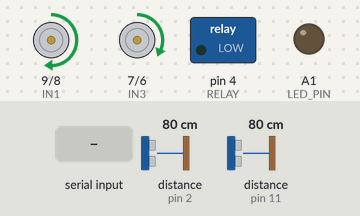
Recording of a sketch running on a simulated Arduino Uno, built with avr-gcc and run on an emulated ATmega328P. Parts: motor-driver pin pairs drawn as motors (green arrow = first pin HIGH = forward, orange = second pin HIGH = backward, longer = more drive, scaled by the enable pin), switched loads named in the sketch (green lamp = pin HIGH), output pins drawn as LEDs (lit = HIGH). Wiring (inferred from the names in the program): 2 × ultrasonic range finder: trigger pin 3, echo pin 2 / trigger pin 13, echo pin 11. Inputs (shaded band) come from the test bench; at power-on: distance to the obstacle (sensors on pin 2, pin 11) 80 cm. The echo pulse lasts 58.3 µs per cm; random numbers use the default seed unless the sketch sets one; pins used as bus, display or sensor lines are not drawn.

Above: at 1.2 s.
1.3 s: distance to the obstacle (sensor on pin 2) set to 15 cm
2.8 s: distance to the obstacle (sensor on pin 2) set to 11 cm
At 3.4 s:
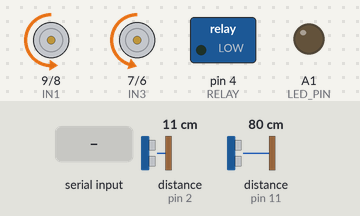
5.8 s: "w\n" received over Serial
7.9 s: "a\n" received over Serial
At 8.4 s:
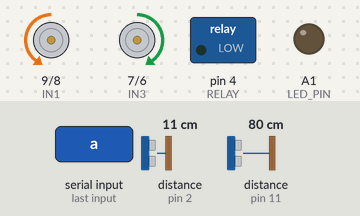
9.4 s: "d\n" received over Serial
At 10.6 s:
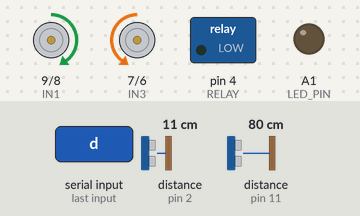
10.9 s: "O\n" received over Serial
At 11.9 s:
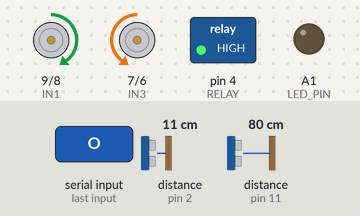
Timing chart, 0 to 13.4 s (numbered marks = the images above; inputs shaded):
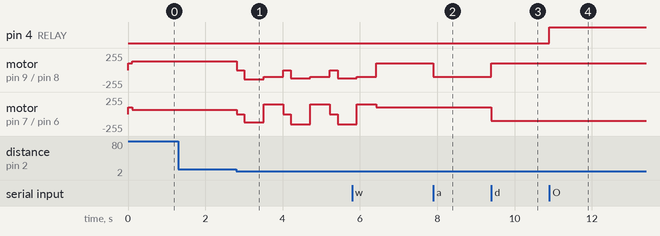

Measured:
- the behaviour switches between 13 and 12 cm on distance to the obstacle (sensor on pin 2) (found by bisection; images 0 and 1)
- after the input at 1.3 s, every drawn part: stays the same
- after the input at 7.9 s, motor on pin 9 (IN1) / pin 8 (IN2): forward 100/255 → backward 100/255 at once
- after the input at 9.4 s, motor on pin 9 (IN1) / pin 8 (IN2): backward 100/255 → forward 100/255 at once; motor on pin 7 (IN3) / pin 6 (IN4): forward 100/255 → backward 100/255 at once
- after the input at 10.9 s, pin 4 (RELAY): LOW → HIGH at once

The sketch:

20251126.ino
```cpp
/*
This is the code for the vacuum vehicle, ultrasonic sensor and wheel motor function have already included, vacuum motor function is needed
Date: 2025-11-28
Author: Keith Lim Zhi Wei, Sim Song Yi
*/

// Define motor control pins for L298N Motor Driver
const int trig_pin2 = 13;
const int echo_pin2 = 11;
#define ENA 10  // Enable pin for Motor A (PWM speed control)
#define IN1 9  // Input 1 for Motor A (Direction control)
#define IN2 8  // Input 2 for Motor A (Direction control)
#define IN3 7  // Input 3 for Motor B (Direction control)
#define IN4 6  // Input 4 for Motor B (Direction control)
#define ENB 5 // Enable pin for Motor B (PWM speed control)
#define RELAY 4 // Input for Wheel Motor (Power control)
const int trig_pin1 = 3;
const int echo_pin1 = 2;


const int RED_DETECT_PIN = A2; // digital IN from color sensor or OpenMV (HIGH when red seen)
const int LED_PIN = A1;     // led output (digital)
const int SENSOR_INTERVAL = 100; // ms

// Navigation / speed
const int BASE_SPEED = 100;   // base forward speed (0..255)
const int MAX_SPEED = 220;    // limit for safety
// const int MIN_SPEED = 90; // minimum speed

// Wall-following target
const float RIGHT_DESIRED = 12.0; // cm - desired right distance
const float FRONT_THRESHOLD = 12.0; // cm - obstacle ahead
const float VACUUM_TRIGGER_DIST = 12.0; // cm - Distance to activate vacuum

// Red zone condition
const float RED_ZONE_DIST = 55.0; // cm threshold for "red zone" logic

// PID parameters (start values; tune later)
float Kp = 7;
float Ki = 0.2;
float Kd = 5;

// PID internals
float prevError = 0.0;
float integral = 0.0;
float derivFiltered = 0.0;
unsigned long lastPidTime = 0;
const float D_FILTER_ALPHA = 0.7; // derivative low-pass (0..1), higher -> more smoothing

bool vacuumState = false;
bool seeded = false;
unsigned long lastSensorRead = 0;
float distanceFront = 1000.0;
float distanceRight = 1000.0;

// Red Zone Logic State
bool seeingRed = false;
bool redZoneTriggered = false;
unsigned long redZoneTimer = 0;

bool targetDetected = false;     // True if 'K' received
unsigned long lastSignalTime = 0;
const int SIGNAL_TIMEOUT = 500;  // Reset 'K' status if not received for 500ms
static unsigned long vacuumResumeTime = 0;

// Manual Mode State
bool manualMode = false;
int manLeft = 0;
int manRight = 0;

// motor helper
void setMotor(int leftSpeed, int rightSpeed) {
  // left
  if (leftSpeed > 0) {
    digitalWrite(IN1, HIGH);
    digitalWrite(IN2, LOW);
    analogWrite(ENA, constrain(leftSpeed, 0, 255));
  } else if (leftSpeed < 0) {
    digitalWrite(IN1, LOW);
    digitalWrite(IN2, HIGH);
    analogWrite(ENA, constrain(-leftSpeed, 0, 255));
  } else {
    digitalWrite(IN1, LOW);
    digitalWrite(IN2, LOW);
    analogWrite(ENA, 0);
  }

  // right
  if (rightSpeed > 0) {
    digitalWrite(IN3, HIGH);
    digitalWrite(IN4, LOW);
    analogWrite(ENB, constrain(rightSpeed, 0, 255));
  } else if (rightSpeed < 0) {
    digitalWrite(IN3, LOW);
    digitalWrite(IN4, HIGH);
    analogWrite(ENB, constrain(-rightSpeed, 0, 255));
  } else {
    digitalWrite(IN3, LOW);
    digitalWrite(IN4, LOW);
    analogWrite(ENB, 0);
  }
}

void stopMotors() {
  setMotor(0,0);
}

// ultrasonic read (blocking but short timeout)
float readUltrasonicCm(int trigPin, int echoPin) {
  digitalWrite(trigPin, LOW);
  delayMicroseconds(2);
  digitalWrite(trigPin, HIGH);
  delayMicroseconds(10);
  digitalWrite(trigPin, LOW);

  unsigned long duration = pulseIn(echoPin, HIGH, 30000); // 30ms timeout ~ 5m
  if (duration == 0) return 1000.0;
  float cm = (duration * 0.034) / 2.0;
  return cm;
}

// vacuum control (active LOW assumed)
void vacuum_on(){
  if (!vacuumState) {
    digitalWrite(RELAY, LOW);
    vacuumState = true;
  }
}
void vacuum_off(){
  if (vacuumState) {
    digitalWrite(RELAY, HIGH);
    vacuumState = false;
  }
}

void vacuum_init() {
  pinMode(RELAY, OUTPUT);
  digitalWrite(RELAY, HIGH);
  vacuumState = false;
}


void setup() {
  // Set all motor driver control pins as outputs
  pinMode(ENA, OUTPUT); // Left side wheel motor
  pinMode(IN1, OUTPUT);
  pinMode(IN2, OUTPUT);
  pinMode(ENB, OUTPUT); // Right side wheel motor
  pinMode(IN3, OUTPUT);
  pinMode(IN4, OUTPUT);
  pinMode(RELAY, OUTPUT);
  digitalWrite(RELAY, HIGH);  // Input for relay ON at the setup
  pinMode(trig_pin1, OUTPUT);
  digitalWrite(trig_pin1, LOW);
  pinMode(echo_pin1, INPUT);
  pinMode(trig_pin2, OUTPUT);
  digitalWrite(trig_pin2, LOW);
  pinMode(echo_pin2, INPUT);
  pinMode(RED_DETECT_PIN, INPUT);
  pinMode(LED_PIN, OUTPUT);
  digitalWrite(LED_PIN, LOW);
  Serial.begin(115200);
  vacuum_init();
  lastPidTime = millis();
  lastSensorRead = millis();
  seeded = false;
}

// PID compute (returns correction to apply; positive -> steer left, negative -> steer right)
float computePID(float measured) {
  unsigned long now = millis();
  float dt = (now - lastPidTime) / 1000.0; // seconds
  if (dt <= 0.0) dt = 0.001;
  lastPidTime = now;

  float error = RIGHT_DESIRED - measured; // positive if too close to wall (we need steer left)
  integral += error * dt;

  // derivative (on error) with simple low-pass filter
  float rawDeriv = (error - prevError) / dt;
  derivFiltered = D_FILTER_ALPHA * derivFiltered + (1.0 - D_FILTER_ALPHA) * rawDeriv;

  float output = Kp * error + Ki * integral + Kd * derivFiltered;

  // anti-windup: if output about to saturate, back off integral a bit
  const float OUT_LIMIT = 100.0; // expected max adjust magnitude (tunable)
  if (output > OUT_LIMIT) {
    output = OUT_LIMIT;
    // reduce integral to prevent windup
    integral -= error * dt;
  } else if (output < -OUT_LIMIT) {
    output = -OUT_LIMIT;
    integral -= error * dt;
  }

  prevError = error;
  return output;
}

void processSerialCommand() {
  if (Serial.available() > 0) {

    char c = Serial.peek();

    // If it's the target signal 'K'
    if (c == 'K') {
       Serial.read(); // consume it
       targetDetected = true;
       lastSignalTime = millis();
       // Optional: Debug
       // Serial.println("Target Detected (K)");
       return;
    }

    String input = Serial.readStringUntil('\n');
    input.trim(); // remove whitespace

    if (input == "w") { manualMode = true; manLeft = BASE_SPEED; manRight = BASE_SPEED; }
    else if (input == "s") { manualMode = true; manLeft = -BASE_SPEED; manRight = -BASE_SPEED; }
    else if (input == "a") { manualMode = true; manLeft = -100; manRight = 100; }
    else if (input == "d") { manualMode = true; manLeft = 100; manRight = -100; }
    else if (input == "x") { manualMode = false; stopMotors(); }
    else if (input == "I") { vacuum_on(); }
    else if (input == "O") { vacuum_off(); }
  }
  // Timeout: If we haven't heard 'K' in 500ms, assume target lost
  if (millis() - lastSignalTime > SIGNAL_TIMEOUT) {
    targetDetected = false;
  }
}

void loop() {
  // seed random once
  if (!seeded) {
    randomSeed(micros());
    seeded = true;
  }
  processSerialCommand();

  // read sensors periodically
  if (millis() - lastSensorRead >= SENSOR_INTERVAL) {
    lastSensorRead = millis();
    distanceFront = readUltrasonicCm(trig_pin1, echo_pin1);
    distanceRight = readUltrasonicCm(trig_pin2, echo_pin2);
  }

  // MANUAL MODE CHECK
  if (manualMode) {
    setMotor(manLeft, manRight);
    return; // Skip all auto logic
  }

  // ------------------------------------------
  // LOGIC 1: Vacuum Activation (TARGET 'K')
  // ------------------------------------------
  // If Pi sends 'K' AND we are close (12cm)
  if (targetDetected && distanceFront < 60.0) {

    vacuumResumeTime = millis() + 6000;
  }
  if (millis() < vacuumResumeTime) {
    vacuum_off();
    digitalWrite(LED_PIN, HIGH);
  } else {
      vacuum_on();
      digitalWrite(LED_PIN, LOW);
  }

  // ------------------------------------------
  // LOGIC 2: Obstacle Avoidance vs Approach
  // ------------------------------------------

  // CRITICAL CHANGE: Only evade front obstacle if we are NOT targeting
  // If targetDetected is TRUE, we allow the car to get closer than 25cm
  if (!targetDetected && distanceFront < FRONT_THRESHOLD) {
    // Stop first, prevent falling
    stopMotors();
    delay(200);
    // Evasive maneuver (Back up and turn)
    setMotor(-120, -120);
    delay(500);
    // if (distanceRight > RIGHT_DESIRED + 18.0) {
    //   setMotor(140, -100); // Pivot Right
    // } else {
    setMotor(-100, 150); // Pivot Left
    // }
    delay(500);
    return;
  }

  // ------------------------------------------
  // LOGIC 3: Wall Following / Navigation
  // ------------------------------------------

  if (distanceRight < 120.0) {
    // Wall following logic
    float adjust = computePID(distanceRight);
    float factor = 1.0;
    int delta = (int)constrain(adjust * factor, -35, 35);

    // Simple smoothing
    // static float smoothDelta = 0;
    // smoothDelta = 0.3 * smoothDelta + 0.7 * delta;
    // delta = smoothDelta;

    int leftSpd = constrain(BASE_SPEED - delta, 0, MAX_SPEED);
    int rightSpd = constrain(BASE_SPEED + delta, 0, MAX_SPEED);

    setMotor(leftSpd, rightSpd);
  }
  else {
    // Open space logic
    setMotor(BASE_SPEED, BASE_SPEED);
    static unsigned long lastRand = 0;
    if (millis() - lastRand > 4000 + random(0,2000)) {
      int r = random(0,100);
      if (r < 70) { setMotor(BASE_SPEED + 10, BASE_SPEED - 25); } // Right arc
      else { setMotor(BASE_SPEED + 10 , BASE_SPEED + 10); } // Left arc
      delay(160);
      lastRand = millis();
    }
  }
}
```
